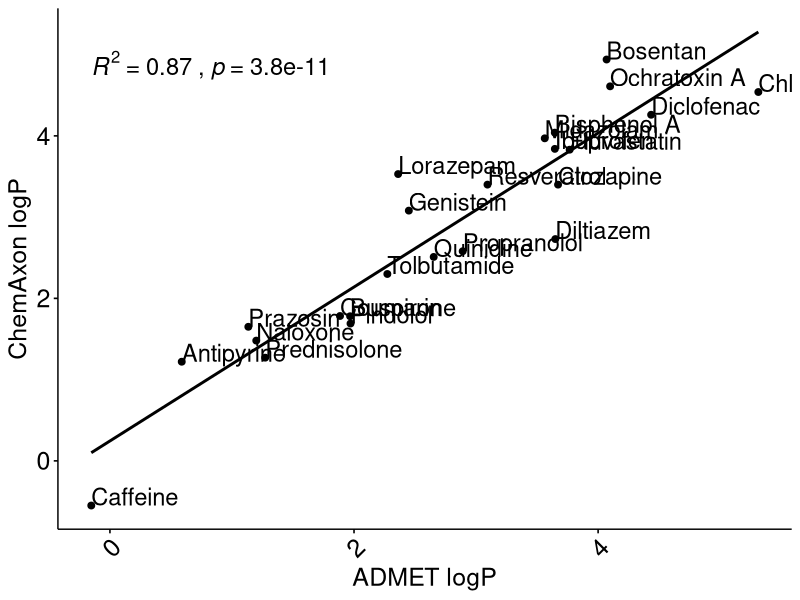
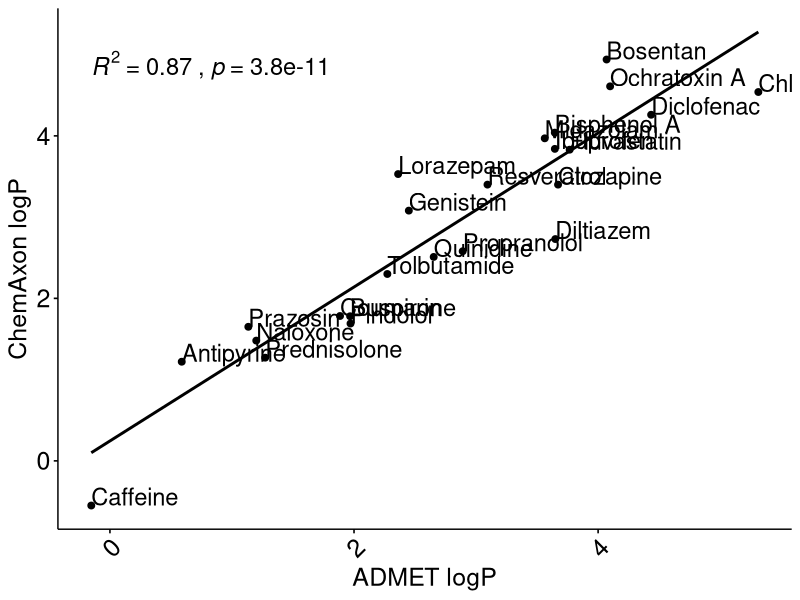

R code for these plots, in order:
library(tidyverse)
library(ggpubr)
library(gridExtra)
library(grid)
model_results<-read.csv("../model/results/PBKresults.csv")

#data preparation figure
figure_dataLogP <-model_results %>% 
  distinct(compound, logP, method.phys.chem) %>%
  spread(method.phys.chem, logP) 

ADMET_ChemAxonlogP <- ggscatter(figure_dataLogP, x = "ADMET", y = "ChemAxon", add = "reg.line") +
  stat_cor(aes(label = paste(..rr.label.., ..p.label.., sep = "~`,`~")), 
           size =6, 
           label.x.npc = 0, 
           label.y.npc = 1, hjust = 0) +
  geom_text(data = figure_dataLogP, 
            aes(x = ADMET, 
                y = ChemAxon, label = compound), 
            size = 6, vjust = 0, hjust =0) +
  #labs(tag = "A.")+
  xlab("ADMET logP")+
  ylab("ChemAxon logP")+
  theme(panel.grid.major = element_blank(), panel.grid.minor = element_blank(),
        panel.background = element_blank(), axis.line = element_line(colour = "black"),
        text = element_text(size = 18),
        plot.tag.position = "topleft",
        legend.key = element_rect(colour = NA, fill = NA),
        axis.text.x = element_text(size=18,angle = 45, vjust = 1.05, hjust=1.05),
        axis.text.y = element_text(size=18))
ADMET_ChemAxonlogP

#data preparation figure
datafrac.ionized.acid <-model_results %>% 
  distinct(compound, frac.ionized.acid, method.phys.chem) %>%
  spread(method.phys.chem, frac.ionized.acid) 

rankCorrIonizedAcid <- cor.test(datafrac.ionized.acid$ADMET, 
                                datafrac.ionized.acid$ChemAxon,  
                                method = "spearman",exact=FALSE)
rankCorrIonizedAcid

datafrac.ionized.base<-model_results %>% 
  distinct(compound, frac.ionized.base, method.phys.chem) %>%
  spread(method.phys.chem, frac.ionized.base) 

rankCorrIonizedBase <- cor.test(datafrac.ionized.base$ADMET, 
                                datafrac.ionized.base$ChemAxon,  
                                method = "spearman",exact=FALSE)
rankCorrIonizedBase

datafrac.unionized<-model_results %>% 
  distinct(compound, frac.unionized, method.phys.chem) %>%
  spread(method.phys.chem, frac.unionized) 

rankCorrIonizedUnionize <- cor.test(datafrac.unionized$ADMET, 
                                    datafrac.unionized$ChemAxon,  
                                    method = "spearman",exact=FALSE)
rankCorrIonizedUnionize


tiff("FigureS1_physChem.tiff", units="in", width=15, height=7, res=300)

grid.arrange(ADMET_ChemAxonlogP,
             layout_matrix = rbind(c(1,1,NA,NA),
                                   c(NA,NA,NA,NA)))
dev.off()
